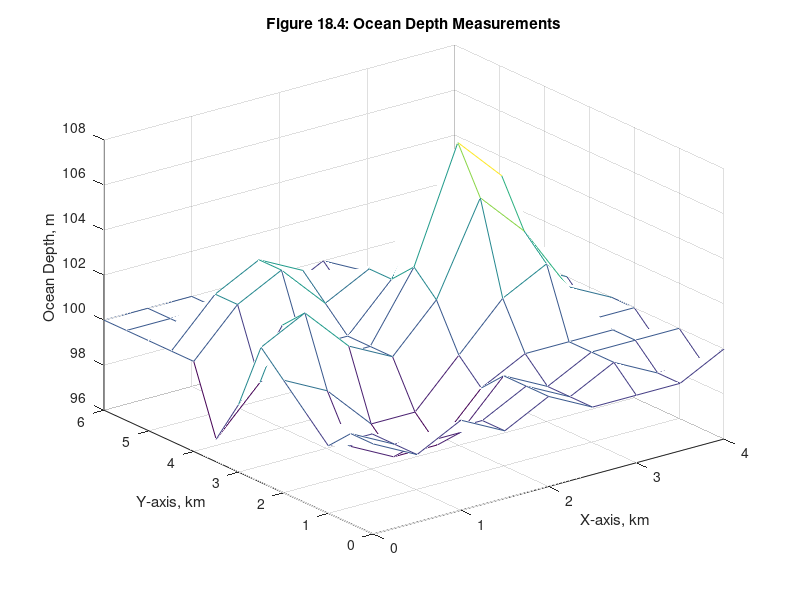
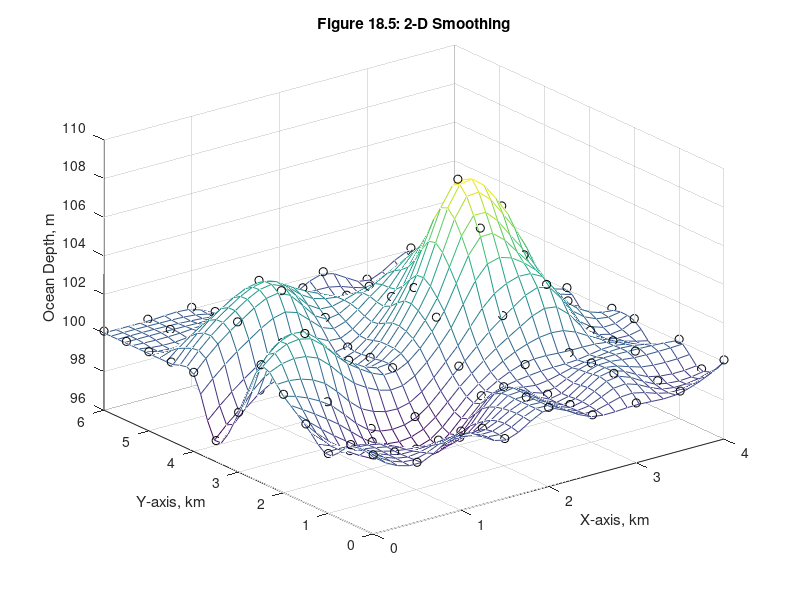

Recreate these plots in MATLAB, in order.
% MATLAB Script: ocean.m

% ocean.m, example test data

% ocean depth data

x = 0:0.5:4; % x-axis (varies across the rows of z)
y = 0:0.5:6; % y-axis (varies down the columns of z)

z = [100   99   100   99   100   99   99   99  100
     100   99    99   99   100   99  100   99   99
      99   99    98   98   100   99  100  100  100
     100   98    97   97    99  100  100  100   99
     101  100    98   98   100  102  103  100  100
     102  103   101  100   102  106  104  101  100
      99  102   100  100   103  108  106  101   99
      97   99   100  100   102  105  103  101  100
     100  102   103  101   102  103  102  100   99
     100  102   103  102   101  101  100   99   99
     100  100   101  101   100  100  100   99   99
     100  100   100  100   100   99   99   99   99
     100  100   100   99    99  100   99  100   99];

% Plotting the Data
mesh(x,y,z)
xlabel('X-axis, km')
ylabel('Y-axis, km')
zlabel('Ocean Depth, m')
title('Figure 18.4: Ocean Depth Measurements')

% Finer scales
xi = linspace(0,4,30); % finer x-axis
yi = linspace(0,6,40); % finer y-axis

xtest = 1:5;
ytest = 6:9;

[xx,yy] = meshgrid(xtest,ytest);

[xxi,yyi] = meshgrid(xi,yi); % grid of all combiantions of xi and yi

size(xxi) % xxi has 40 rows each containing xi

size(yyi) % yyi has 30 columns each containing yi

zzi = interp2(x,y,z,xxi,yyi,'cubic'); % interpolate
size(zzi) % zzi is the same size as xxi and yyi

figure;
mesh(xxi,yyi,zzi) % plot smoothed data
hold on

[xx,yy] = meshgrid(x,y) % grid original data
plot3(xx,yy,z+0.1,'ok') % plot original data up a bit to show nodes
hold off

xlabel('X-axis, km')
ylabel('Y-axis, km')
zlabel('Ocean Depth, m')
title('Figure 18.5: 2-D Smoothing')
